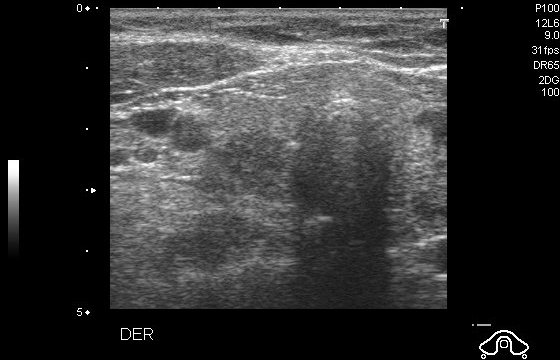
#> input picture data/images/109_1.jpg, 560 x 360 px, given in place of 69_2.jpg, which was not available
$ jupyter execute --allow-errors segmentation_IA.ipynb   (text cells are left out)
#> lines starting #> are read from the running program, lines starting #| are printed output that depends on the picture; pictures that were not available may be replaced by others from this repository, and a replacement may not be noted
[cell 1]
import os
import glob
import cv2
import json
import xml.etree.ElementTree as ET
import numpy as np

def process_segmentation_annotations(xml_dir, image_dir, output_image_dir, output_mask_dir, target_size=(256, 256), padding_factor=1.5):
    """
    Traite les annotations XML et extrait les régions annotées en images et masques.

    Args:
        xml_dir (str): Répertoire contenant les fichiers XML d'annotations.
        image_dir (str): Répertoire contenant les images d'entrée.
        output_image_dir (str): Répertoire pour enregistrer les images recadrées.
        output_mask_dir (str): Répertoire pour enregistrer les masques recadrés.
        target_size (tuple): Taille cible pour les images et masques recadrés.
        padding_factor (float): Facteur d'agrandissement des boîtes englobantes.
    """
    os.makedirs(output_image_dir, exist_ok=True)
    os.makedirs(output_mask_dir, exist_ok=True)

    xml_files = glob.glob(os.path.join(xml_dir, "*.xml"))
    print(f"{len(xml_files)} fichiers XML trouvés.")

    for xml_file in xml_files:
        try:
            tree = ET.parse(xml_file)
        except Exception as e:
            print(f"Erreur lors du parsing de {xml_file} : {e}")
            continue

        root = tree.getroot()
        case_number_elem = root.find('number')
        if case_number_elem is None or case_number_elem.text is None:
            print(f"Numéro de cas introuvable dans {xml_file}.")
            continue
        case_number = case_number_elem.text.strip()

        for mark in root.findall('mark'):
            image_tag = mark.find('image')
            if image_tag is None or image_tag.text is None:
                print(f"Balise <image> manquante dans une annotation de {xml_file}.")
                continue
            image_number = image_tag.text.strip()

            image_filename = f"{case_number}_{image_number}.jpg"
            image_path = os.path.join(image_dir, image_filename)
            if not os.path.exists(image_path):
                print(f"Image {image_path} introuvable.")
                continue

            image = cv2.imread(image_path)
            if image is None:
                print(f"Erreur lors du chargement de l'image {image_path}.")
                continue

            svg_elem = mark.find('svg')
            if svg_elem is None or not svg_elem.text:
                print(f"Pas d'annotation SVG trouvée dans {xml_file} pour l'image {image_filename}.")
                continue

            try:
                svg_data = json.loads(svg_elem.text.strip())
            except Exception as e:
                print(f"Erreur lors du parsing du JSON dans {xml_file} pour {image_filename} : {e}")
                continue

            if not isinstance(svg_data, list):
                print(f"Format JSON inattendu dans {xml_file} pour {image_filename}.")
                continue

            for region_idx, region in enumerate(svg_data):
                points_data = region.get("points", [])
                if not points_data:
                    print(f"Aucun point trouvé pour la région {region_idx} dans {image_filename}.")
                    continue

                xs, ys = [], []
                for point in points_data:
                    x_val = point.get("x")
                    y_val = point.get("y")
                    if x_val is not None and y_val is not None:
                        xs.append(x_val)
                        ys.append(y_val)

                if not xs or not ys:
                    print(f"Coordonnées insuffisantes pour la région {region_idx} dans {image_filename}.")
                    continue

                center_x = int(np.mean(xs))
                center_y = int(np.mean(ys))
                points = np.array(list(zip(xs, ys)), dtype=np.int32)
                x, y, w, h = cv2.boundingRect(points)

                side_length = int(max(w, h) * padding_factor)
                half_side = side_length // 2

                x1 = max(center_x - half_side, 0)
                y1 = max(center_y - half_side, 0)
                x2 = min(center_x + half_side, image.shape[1])
                y2 = min(center_y + half_side, image.shape[0])
                cropped = image[y1:y2, x1:x2]

                ch, cw = cropped.shape[:2]
                side = min(ch, cw)
                offset_x = (cw - side) // 2
                offset_y = (ch - side) // 2
                square_crop = cropped[offset_y:offset_y+side, offset_x:offset_x+side].copy()

                resized_crop = cv2.resize(square_crop, target_size, interpolation=cv2.INTER_LANCZOS4)
                output_filename = f"{case_number}_{image_number}_region{region_idx}_cropped.jpg"
                output_path = os.path.join(output_image_dir, output_filename)
                cv2.imwrite(output_path, resized_crop)
                print(f"Image enregistrée : {output_path}")

                mask = np.zeros(image.shape[:2], dtype=np.uint8)
                cv2.fillPoly(mask, [points], 255)
                cropped_mask = mask[y1:y2, x1:x2]
                square_crop_mask = cropped_mask[offset_y:offset_y+side, offset_x:offset_x+side].copy()
                resized_mask = cv2.resize(square_crop_mask, target_size, interpolation=cv2.INTER_NEAREST)

                mask_filename = f"{case_number}_{image_number}_region{region_idx}_mask.jpg"
                mask_path = os.path.join(output_mask_dir, mask_filename)
                cv2.imwrite(mask_path, resized_mask)
                print(f"Masque enregistré : {mask_path}")

if __name__ == "__main__":
    process_segmentation_annotations("../data/annotations", "../data/images", "cropped_images", "cropped_masks")

[cell 2]
import os
import glob
import cv2
import json
import xml.etree.ElementTree as ET
import numpy as np

def process_annotations(xml_dir, image_dir, output_dir):
    """
    Traite les annotations XML et applique les annotations sur les images correspondantes.

    Args:
        xml_dir (str): Répertoire contenant les fichiers XML d'annotations.
        image_dir (str): Répertoire contenant les images d'entrée.
        output_dir (str): Répertoire où enregistrer les images annotées.
    """
    os.makedirs(output_dir, exist_ok=True)
    xml_files = glob.glob(os.path.join(xml_dir, "*.xml"))
    print(f"{len(xml_files)} fichiers XML trouvés.")

    for xml_file in xml_files:
        try:
            tree = ET.parse(xml_file)
        except Exception as e:
            print(f"Erreur lors du parsing de {xml_file} : {e}")
            continue

        root = tree.getroot()
        case_number_elem = root.find('number')
        if case_number_elem is None or case_number_elem.text is None:
            print(f"Numéro de cas introuvable dans {xml_file}.")
            continue
        case_number = case_number_elem.text.strip()

        for mark in root.findall('mark'):
            image_tag = mark.find('image')
            if image_tag is None or image_tag.text is None:
                print(f"Balise <image> manquante dans une annotation de {xml_file}.")
                continue
            image_number = image_tag.text.strip()

            image_filename = f"{case_number}_{image_number}.jpg"
            image_path = os.path.join(image_dir, image_filename)
            if not os.path.exists(image_path):
                print(f"Image {image_path} introuvable.")
                continue

            image = cv2.imread(image_path)
            if image is None:
                print(f"Erreur lors du chargement de l'image {image_path}.")
                continue

            svg_elem = mark.find('svg')
            if svg_elem is None or not svg_elem.text:
                print(f"Pas d'annotation SVG trouvée dans {xml_file} pour l'image {image_filename}.")
                continue

            try:
                svg_data = json.loads(svg_elem.text.strip())
            except Exception as e:
                print(f"Erreur lors du parsing du JSON dans {xml_file} pour {image_filename} : {e}")
                continue

            if not isinstance(svg_data, list):
                print(f"Format JSON inattendu dans {xml_file} pour {image_filename}.")
                continue

            gray_image = cv2.cvtColor(image, cv2.COLOR_BGR2GRAY)

            for region_idx, region in enumerate(svg_data):
                points_data = region.get("points", [])
                if not points_data:
                    print(f"Aucun point trouvé pour la région {region_idx} dans {image_filename}.")
                    continue

                xs, ys = [], []
                for point in points_data:
                    x_coord = point.get("x")
                    y_coord = point.get("y")
                    if x_coord is not None and y_coord is not None:
                        xs.append(x_coord)
                        ys.append(y_coord)

                if not xs or not ys:
                    print(f"Coordonnées insuffisantes pour la région {region_idx} dans {image_filename}.")
                    continue

                pts = np.array(list(zip(xs, ys)), dtype=np.int32).reshape((-1, 1, 2))
                cv2.polylines(gray_image, [pts], isClosed=True, color=255, thickness=2)

            annotated_filename = f"{case_number}_{image_number}_annotated.jpg"
            annotated_path = os.path.join(output_dir, annotated_filename)
            cv2.imwrite(annotated_path, gray_image)
            print(f"Image annotée enregistrée : {annotated_path}")

# Exécution principale
if __name__ == "__main__":
    process_annotations("../data/annotations", "../data/images", "../data/annotated_images")

[cell 3]
import cv2
import numpy as np
import pywt
import matplotlib.pyplot as plt
import os

def load_image(image_path):
    """
    Charge une image en niveaux de gris.

    Args:
        image_path (str): Chemin du fichier image.

    Returns:
        numpy.ndarray: Image en niveaux de gris.
    """
#> called with image_path = '../data/images/69_2.jpg'
    return cv2.imread(image_path, cv2.IMREAD_GRAYSCALE)
#> returned value is the input picture: shape (360, 560); min 0, max 255, mean 51.7

def apply_median_filter(img, kernel_size=5):
    """
    Applique un filtre médian pour réduire le bruit.

    Args:
        img (numpy.ndarray): Image d'entrée.
        kernel_size (int): Taille du noyau du filtre médian.

    Returns:
        numpy.ndarray: Image filtrée.
    """
    return cv2.medianBlur(img, kernel_size)

def apply_wiener_filter(img, kernel_size=5):
    """
    Applique un filtre de Wiener pour réduire le bruit.

    Args:
        img (numpy.ndarray): Image d'entrée.
        kernel_size (int): Taille du noyau pour le filtrage.

    Returns:
        numpy.ndarray: Image filtrée.
    """
    img_float = img.astype(np.float64)
    local_mean = cv2.blur(img_float, (kernel_size, kernel_size))
    local_var = cv2.blur(img_float**2, (kernel_size, kernel_size)) - local_mean**2
    noise_var = np.var(img_float)
    filtered_img = local_mean + (np.maximum(local_var - noise_var, 0) / (local_var + 1e-10)) * (img_float - local_mean)
    return np.clip(filtered_img, 0, 255).astype(np.uint8)

def apply_nl_means_filter(img, h=10, template_window_size=7, search_window_size=20):
    """
    Applique un filtre NL-Means pour le débruitage.

    Args:
        img (numpy.ndarray): Image d'entrée.
        h (int): Paramètre de filtrage.
        template_window_size (int): Taille de la fenêtre modèle.
        search_window_size (int): Taille de la fenêtre de recherche.

    Returns:
        numpy.ndarray: Image filtrée.
    """
    return cv2.fastNlMeansDenoising(img, None, h, template_window_size, search_window_size)

def apply_wavelet_denoise(img, wavelet='db2', level=2):
    """
    Applique un débruitage basé sur les ondelettes.

    Args:
        img (numpy.ndarray): Image d'entrée.
        wavelet (str): Type d'ondelette.
        level (int): Niveau de décomposition.

    Returns:
        numpy.ndarray: Image filtrée.
    """
    coeffs = pywt.wavedec2(img, wavelet, level=level)
    coeffs_thresh = [coeffs[0]] + [
        tuple(pywt.threshold(detail, np.std(detail) / 2, mode='soft') for detail in coeff) for coeff in coeffs[1:]
    ]
    denoised_img = pywt.waverec2(coeffs_thresh, wavelet)
    return np.clip(denoised_img, 0, 255).astype(np.uint8)

def apply_bilateral_filter(img, d=9, sigma_color=75, sigma_space=75):
    """
    Applique un filtre bilatéral pour lisser l'image tout en préservant les contours.

    Args:
        img (numpy.ndarray): Image d'entrée.
        d (int): Diamètre de la fenêtre du filtre.
        sigma_color (int): Paramètre de filtrage des couleurs.
        sigma_space (int): Paramètre de filtrage spatial.

    Returns:
        numpy.ndarray: Image filtrée.
    """
    return cv2.bilateralFilter(img, d, sigma_color, sigma_space)

def enhance_contrast(img):
    """
    Améliore le contraste d'une image avec CLAHE.

    Args:
        img (numpy.ndarray): Image d'entrée.

    Returns:
        numpy.ndarray: Image avec un contraste amélioré.
    """
    clahe = cv2.createCLAHE(clipLimit=1.5, tileGridSize=(8, 8))
    return clahe.apply(img)

def process_image(image_path, output_dir="filtered_images"):
    """
    Applique plusieurs filtres sur une image et enregistre les résultats.

    Args:
        image_path (str): Chemin de l'image à traiter.
        output_dir (str): Dossier où enregistrer les images filtrées.
    """
    img = load_image(image_path)
    #os.makedirs(output_dir, exist_ok=True)

    filters = {
        "Filtre_Median": apply_median_filter,
        "Filtre_Wiener": apply_wiener_filter,
        "NL_Means": apply_nl_means_filter,
        "Filtre_Ondelette": apply_wavelet_denoise,
        "Filtre_Bilateral": apply_bilateral_filter
    }

    images = [("Image_Originale", img)]

    for name, func in filters.items():
        filtered_img = enhance_contrast(func(img))
        images.append((name + "_Rehaussement", filtered_img))
#> this loop made 5 passes
#> pass 1, in process_image, `filtered_img = enhance_contrast(func(img))`:
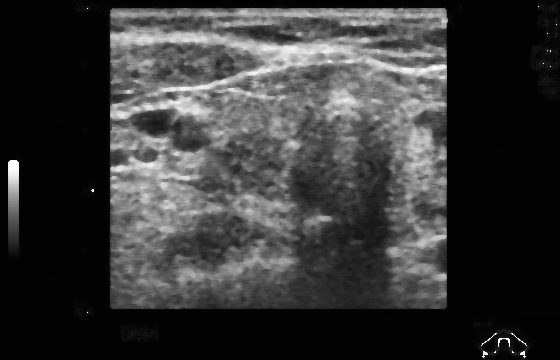
#> filtered_img: shape (360, 560); min 2, max 255, mean 55.5
#> pass 2, in apply_wiener_filter, `local_mean = cv2.blur(img_float, (kernel_size, kernel_size))`:
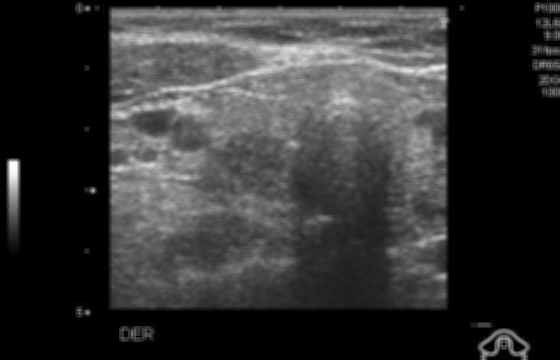
#> local_mean: shape (360, 560) float64; min 0, max 255, mean 51.7
#> pass 2, in apply_wiener_filter, `local_var = cv2.blur(img_float**2, (kernel_size, kernel_size)) - local..`:
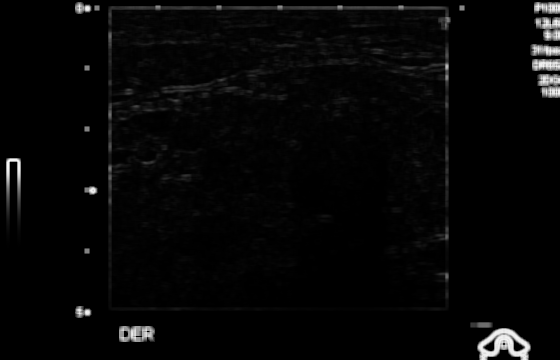
#> local_var: shape (360, 560) float64; min 0, max 16135, mean 425.3; drawn with min black and max white
#> after the loop, images = 6 items
        #cv2.imwrite(os.path.join(output_dir, name + ".png"), filtered_img)

    # Affichage des résultats
    fig, axes = plt.subplots(len(images), 2, figsize=(12, 30))

    for i, (title, filtered_img) in enumerate(images):
        axes[i, 0].imshow(img, cmap='gray')
        axes[i, 0].set_title("Image originale")
        axes[i, 0].axis("off")

        axes[i, 1].imshow(filtered_img, cmap='gray')
        axes[i, 1].set_title(title)
        axes[i, 1].axis("off")
#> this loop made 6 passes
#> title on passes 1 to 6: 'Image_Originale', 'Filtre_Median_Rehaussement', 'Filtre_Wiener_Rehaussement', 'NL_Means_Rehaussement', 'Filtre_Ondelette_Rehaussement', 'Filtre_Bilateral_Rehaussement'

    plt.show()
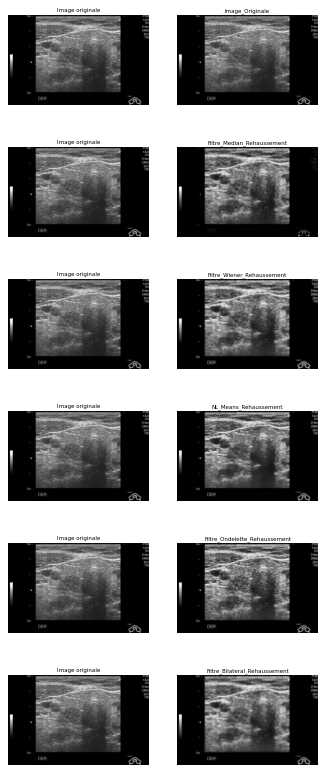
#> figure drawn by matplotlib, 12 panels

image_path = "../data/images/69_2.jpg"
process_image(image_path)

$ run again, on data/images/122_2.jpg
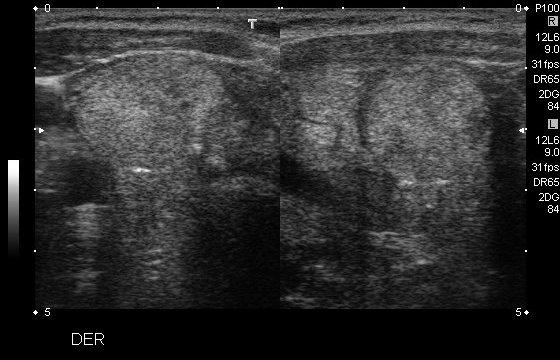
#> input picture data/images/122_2.jpg, 560 x 360 px, given in place of 69_2.jpg, which was not available
#> in load_image, returned value is the input picture: shape (360, 560); min 0, max 255, mean 46
#> the loop in process_image, `for name, func in filters.items():` made 5 passes
#> pass 1, in process_image, `filtered_img = enhance_contrast(func(img))`:
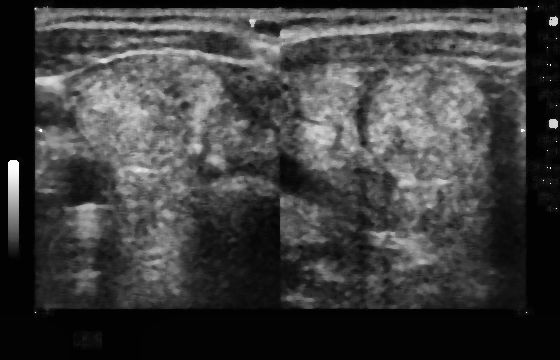
#> filtered_img: shape (360, 560); min 2, max 255, mean 62.8
#> pass 2, in apply_wiener_filter, `local_var = cv2.blur(img_float**2, (kernel_size, kernel_size)) - local..`:
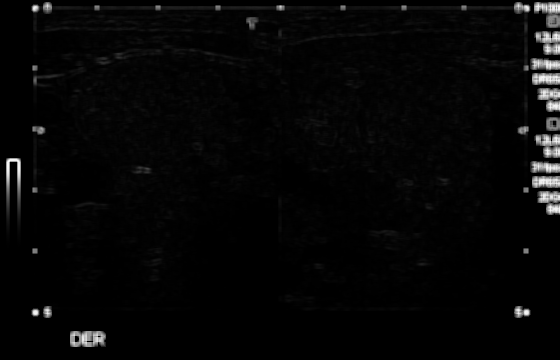
#> local_var: shape (360, 560) float64; min 0, max 16135, mean 433.9; drawn with min black and max white
#> after the loop in process_image, `for name, func in filters.items():`: images = 6 items
#> the loop in process_image, `for i, (title, filtered_img) in enumerate(images):` made 6 passes
#> title on passes 1 to 6: 'Image_Originale', 'Filtre_Median_Rehaussement', 'Filtre_Wiener_Rehaussement', 'NL_Means_Rehaussement', 'Filtre_Ondelette_Rehaussement', 'Filtre_Bilateral_Rehaussement'

$ run again, on data/images/123_1.jpg
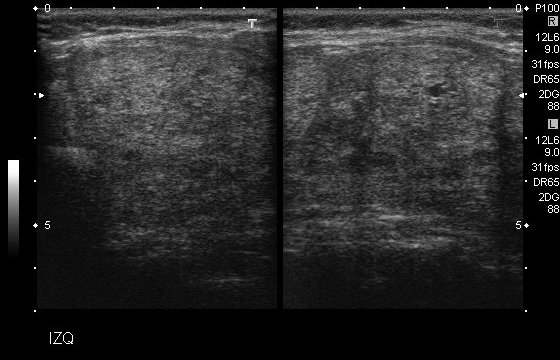
#> input picture data/images/123_1.jpg, 560 x 360 px, given in place of 69_2.jpg, which was not available
#> in load_image, returned value is the input picture: shape (360, 560); min 0, max 255, mean 39.2
#> the loop in process_image, `for name, func in filters.items():` made 5 passes
#> pass 1, in process_image, `filtered_img = enhance_contrast(func(img))`:
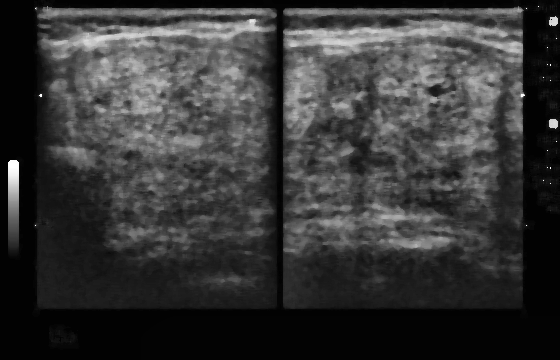
#> filtered_img: shape (360, 560); min 2, max 255, mean 55.2
#> pass 2, in apply_wiener_filter, `local_var = cv2.blur(img_float**2, (kernel_size, kernel_size)) - local..`:
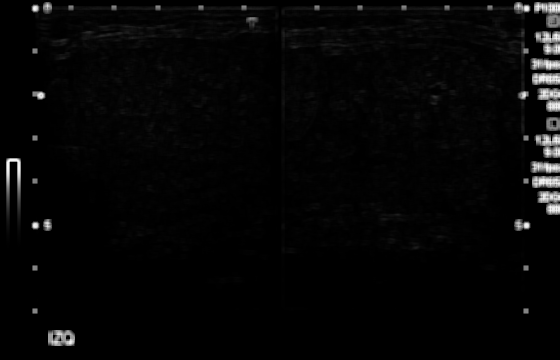
#> local_var: shape (360, 560) float64; min 0, max 16135, mean 415.2; drawn with min black and max white
#> after the loop in process_image, `for name, func in filters.items():`: images = 6 items
#> the loop in process_image, `for i, (title, filtered_img) in enumerate(images):` made 6 passes
#> title on passes 1 to 6: 'Image_Originale', 'Filtre_Median_Rehaussement', 'Filtre_Wiener_Rehaussement', 'NL_Means_Rehaussement', 'Filtre_Ondelette_Rehaussement', 'Filtre_Bilateral_Rehaussement'

$ run again, on data/images/128_1.jpg
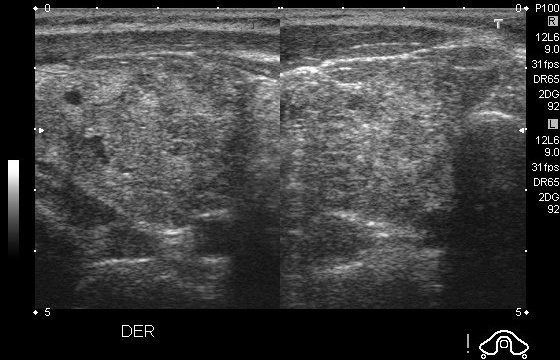
#> input picture data/images/128_1.jpg, 560 x 360 px, given in place of 69_2.jpg, which was not available
#> in load_image, returned value is the input picture: shape (360, 560); min 0, max 255, mean 63.5
#> the loop in process_image, `for name, func in filters.items():` made 5 passes
#> pass 1, in process_image, `filtered_img = enhance_contrast(func(img))`:
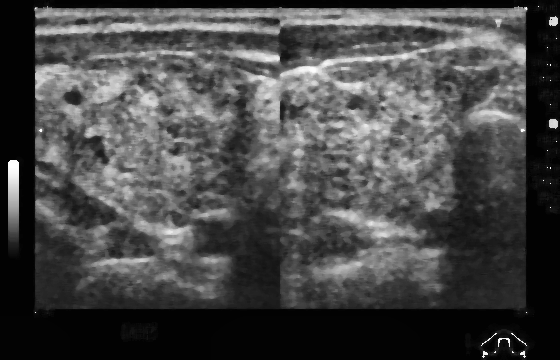
#> filtered_img: shape (360, 560); min 2, max 255, mean 72.4
#> pass 2, in apply_wiener_filter, `local_var = cv2.blur(img_float**2, (kernel_size, kernel_size)) - local..`:
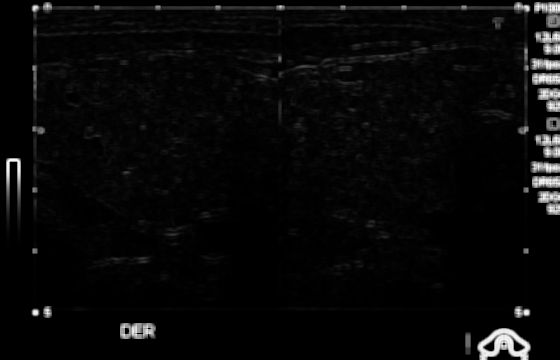
#> local_var: shape (360, 560) float64; min 0, max 16135, mean 579.8; drawn with min black and max white
#> after the loop in process_image, `for name, func in filters.items():`: images = 6 items
#> the loop in process_image, `for i, (title, filtered_img) in enumerate(images):` made 6 passes
#> title on passes 1 to 6: 'Image_Originale', 'Filtre_Median_Rehaussement', 'Filtre_Wiener_Rehaussement', 'NL_Means_Rehaussement', 'Filtre_Ondelette_Rehaussement', 'Filtre_Bilateral_Rehaussement'
